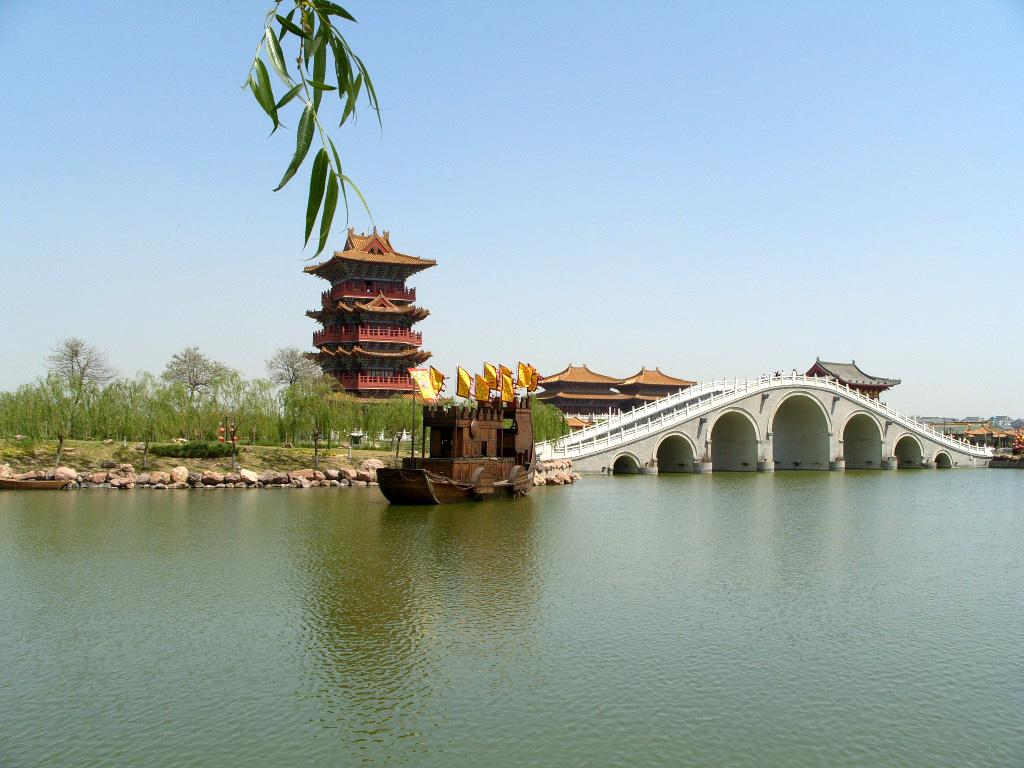
#> input picture representation/python/data/pic1.jpeg, 1024 x 768 px
$ python svd.py
#> lines starting #> are read from the running program, lines starting #| are printed output that depends on the picture; long printed decimals are rounded
#> in cv_imread, img_mat is the input picture: shape (768, 1024, 3); mean B, G, R 171.6, 171, 153.4
import cv2
import numpy as np
import matplotlib.pyplot as plt


def get_mse(records_real, records_predict):
    """
    均方误差 估计值与真值 偏差
    """
    num = records_real.shape[0] * records_real.shape[1] * records_real.shape[2]
    error = np.linalg.norm(records_real.reshape(-1, 1) - records_predict.reshape(-1, 1).astype(np.uint8), ord=2) / num
    return error


def svd_decrease(img, sval_nums):
#> called with sval_nums = 60
    width = img.shape[0]
#> width = 768
    length = img.shape[1]
#> length = 1024
    channel = img.shape[2]
#> channel = 3

    img_temp = img.reshape(width, length * channel)
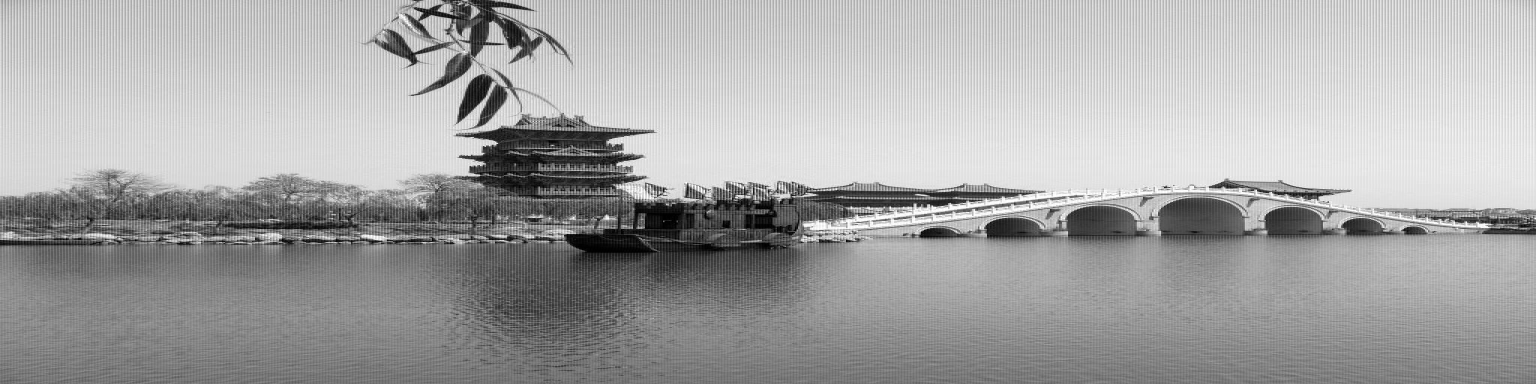
#> img_temp: shape (768, 3072) (shown at 1/2 size); min 0, max 255, mean 165.3
    U, Sigma, VT = np.linalg.svd(img_temp)
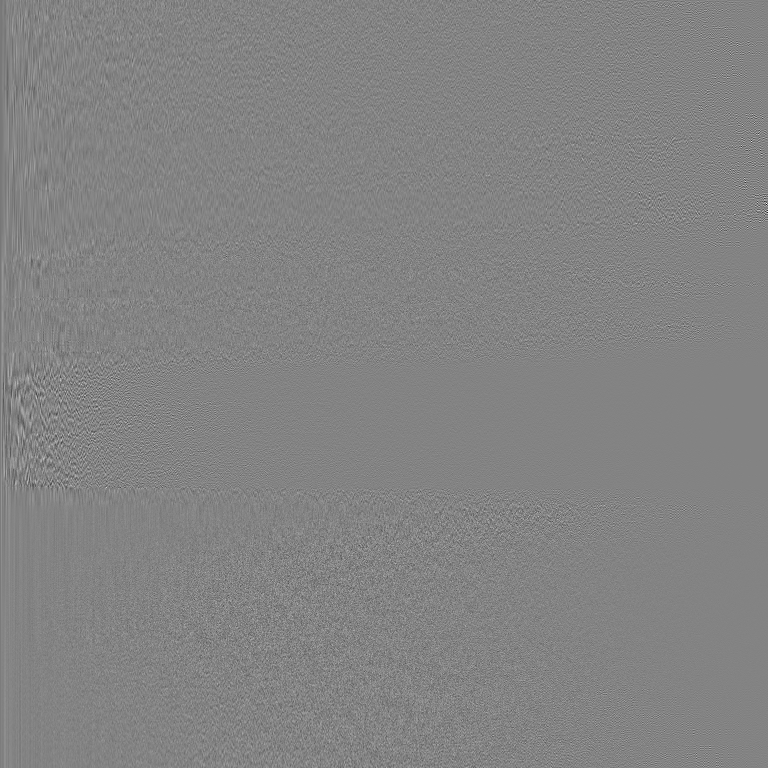
#> U: shape (768, 768) float64; min -0.514, max 0.482, mean -4.27e-05; drawn with min black and max white
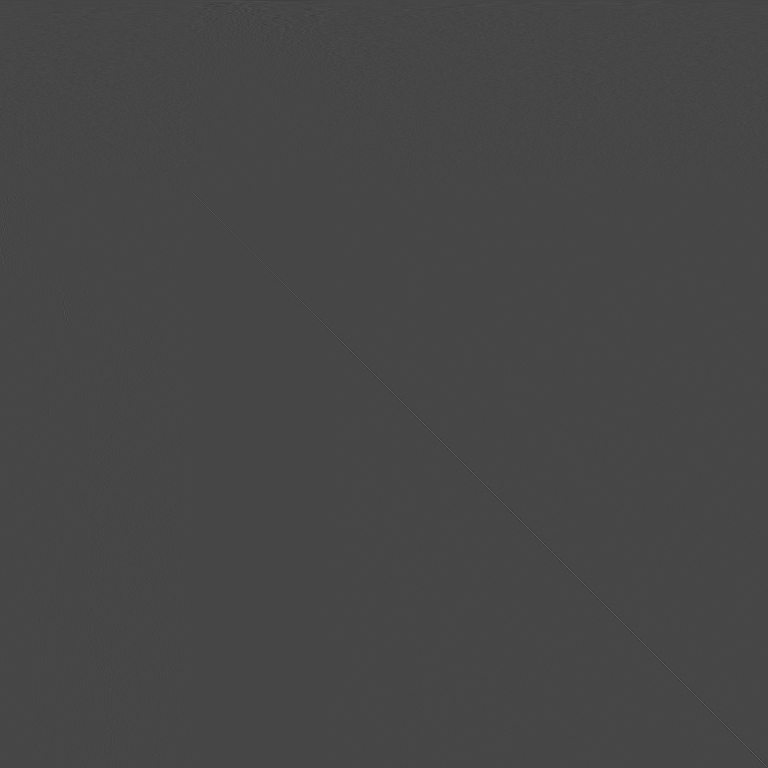
#> VT: shape (3072, 3072) float64 (shown at 1/4 size); min -0.335, max 0.874, mean -5.27e-06; drawn with min black and max white
#> Sigma = 768 values, max 263398.4 at index 0, min 6.91 at index 767, mean 1042.4

    img_restruct = (U[:, 0:sval_nums]).dot(np.diag(Sigma[0:sval_nums])).dot(VT[0:sval_nums, :])
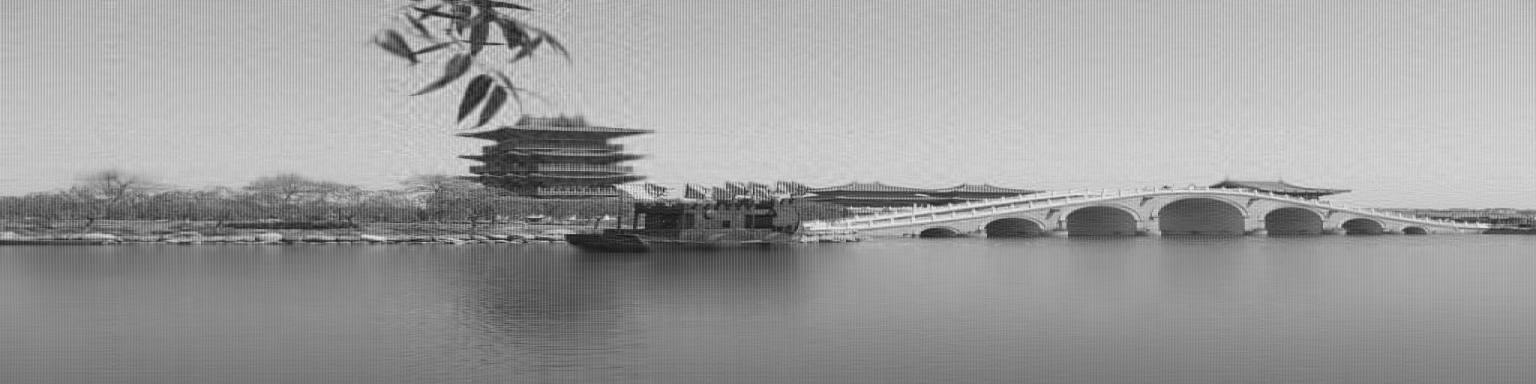
#> img_restruct: shape (768, 3072) float64 (shown at 1/2 size); min -43.45, max 294.9, mean 165.3; drawn with min black and max white
    img_restruct = img_restruct.reshape(width, length, channel)
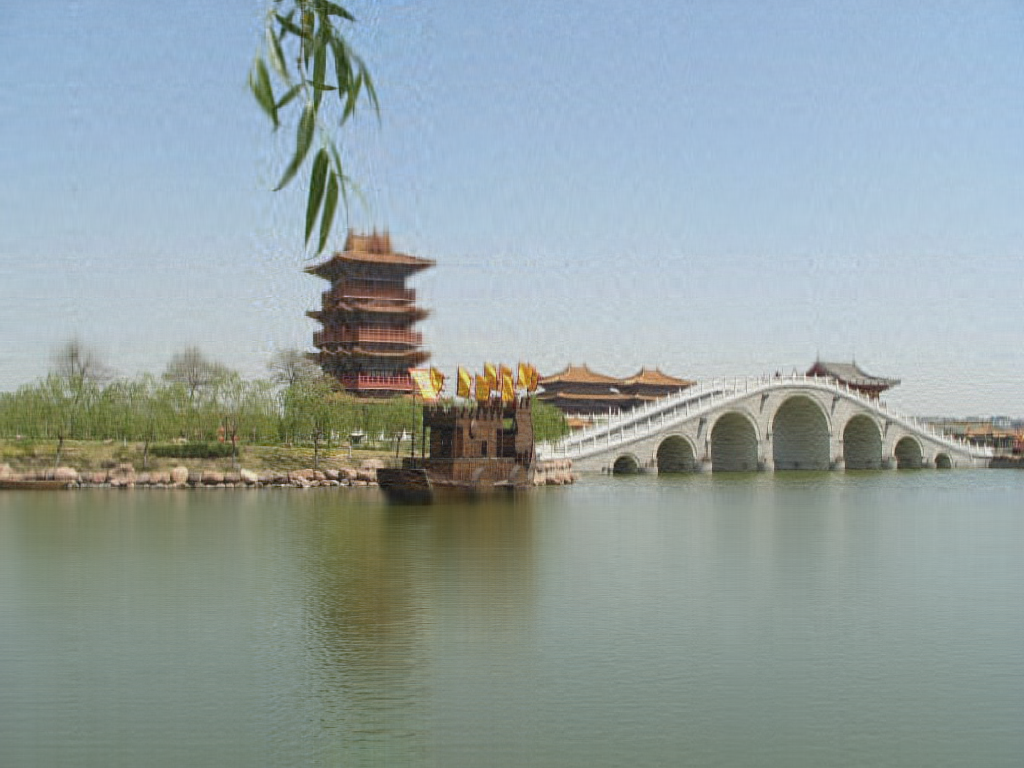
#> img_restruct: shape (768, 1024, 3) float64; mean of channels 0, 1, 2 171.6, 171, 153.4; drawn with min black and max white
    return U, Sigma, VT, img_restruct


def cv_imread(file_path=""):
    img_mat = cv2.imdecode(np.fromfile(file_path, dtype=np.uint8), -1)
    return img_mat


if __name__ == "__main__":
    img = cv_imread(r'D:\GitHub\shape_deformation\representation\python\data\pic1.jpeg')

    U, Sigma, VT, img_restruct1 = svd_decrease(img, sval_nums=60)
    U, Sigma, VT, img_restruct2 = svd_decrease(img, sval_nums=120)

    print(get_mse(img, img_restruct1))
#> in get_mse, `error = np.linalg.norm(records_real.reshape(-1, 1) - records_predict.r..`: error = 0.104
#| 0.1035
    print(get_mse(img, img_restruct2))
#| 0.102

    fig, ax = plt.subplots(1, 3, figsize=(24, 32))
    ax[0].imshow(img)
    ax[0].set(title="src")
    ax[1].imshow(img_restruct1.astype(np.uint8))
    ax[1].set(title="nums of sigma = 60")
    ax[2].imshow(img_restruct2.astype(np.uint8))
    ax[2].set(title="nums of sigma = 120")
    plt.show()
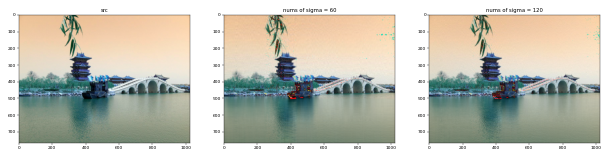
#> figure drawn by matplotlib, 3 panels; B, G, R data is drawn as R, G, B
